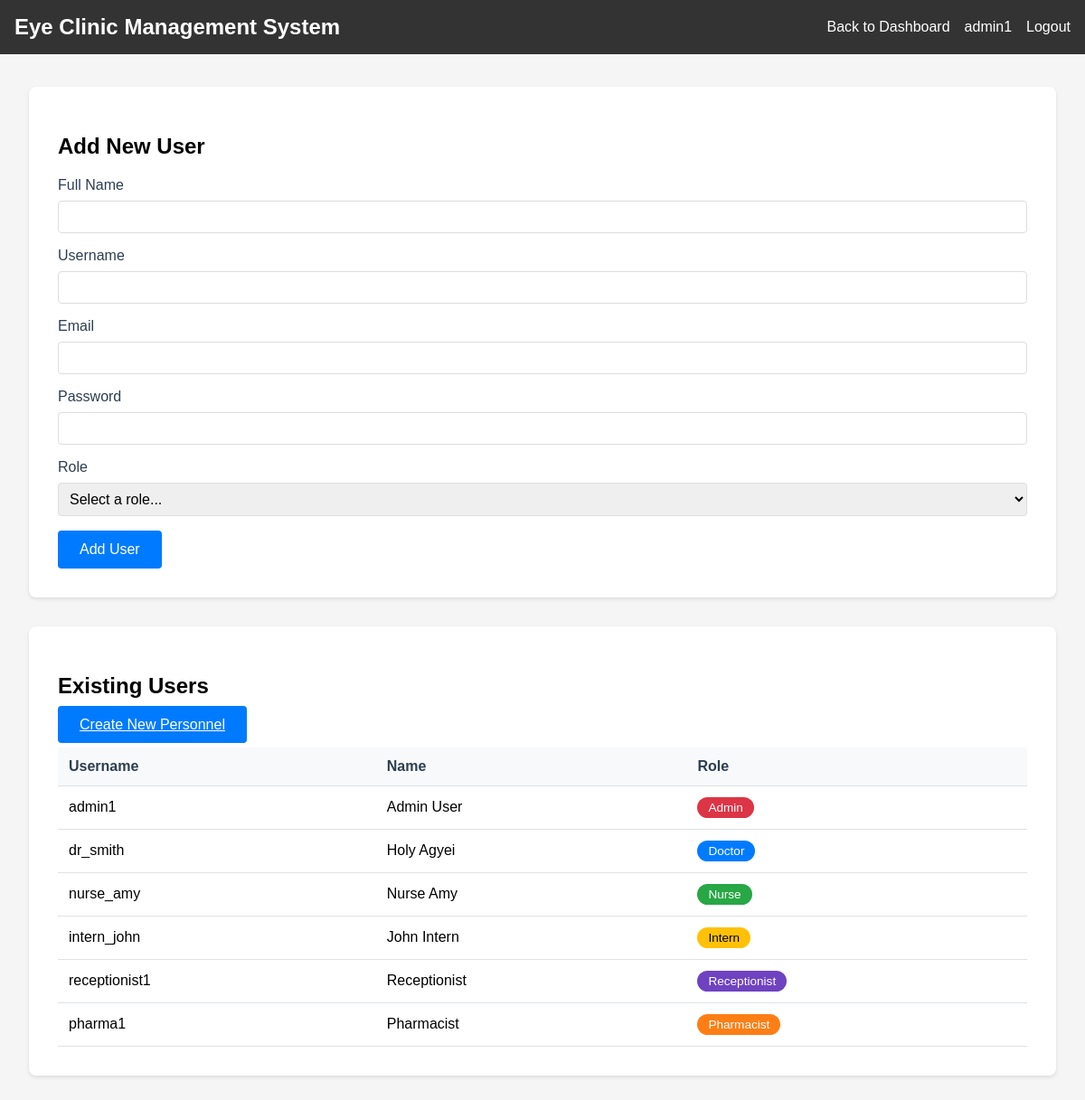
The app's page /manage_users (signed in) with its own data.
### models.py (models this page shows, shortened)
class User(db.Model):
    id = db.Column(db.Integer, primary_key=True)
    username = db.Column(db.String(80), unique=True, nullable=False)
    email = db.Column(db.String(120), unique=True, nullable=False)
    password_hash = db.Column(db.String(120), nullable=False)
    role = db.Column(db.String(80), nullable=False)
    name = db.Column(db.String(120))
    status = db.Column(db.String(20), default='active')
    last_login = db.Column(db.DateTime, default=lambda: datetime.now(timezone.utc))
    custom_permissions = db.Column(db.String(500))  # Store tab permissions as comma-separated string
    created_at = db.Column(db.DateTime, default=lambda: datetime.now(timezone.utc))
    updated_at = db.Column(db.DateTime, default=lambda: datetime.now(timezone.utc), onupdate=lambda: datetime.now(timezone.utc))

### app.py (the view, shortened to what this page needs)
@app.route('/manage_users', methods=['GET', 'POST'])
@login_required
@admin_required
def manage_users():
    return render_template('manage_users.html',
                         username=session['username'],
                         role=session['role'],
                         users=User.query.all(),
                         available_roles=AVAILABLE_ROLES)

### app.py (called while the page is built)
def login_required(f):
    @wraps(f)
    def decorated_function(*args, **kwargs):
        if 'username' not in session:
            flash('Please log in first.')
            return redirect(url_for('login'))
        return f(*args, **kwargs)
    return decorated_function

def admin_required(f):
    @wraps(f)
    def decorated_function(*args, **kwargs):
        if 'role' not in session or session['role'] != 'Admin':
            flash('Admin access required.')
            return redirect(url_for('dashboard'))
        return f(*args, **kwargs)
    return decorated_function

### templates/manage_users.html (shortened to what this page needs)
<!DOCTYPE html>
<html lang="en">
<head>
</head>
<body>
    <div class="navbar">
        <div>
            <h2 style="margin: 0;">Eye Clinic Management System</h2>
        </div>
        <div style="display: flex; align-items: center; gap: 1rem;">
            <a href="{{ url_for('dashboard') }}">Back to Dashboard</a>
            <span>{{ username }}</span>
            <a href="{{ url_for('logout') }}">Logout</a>
        </div>
    </div>
    <div class="main-content">
        <div class="card">
            <h2>Add New User</h2>
            <form method="POST">
                <div class="form-group">
                    <label for="name">Full Name</label>
                    <input type="text" id="name" name="name" class="form-control" required>
                </div>
                <div class="form-group">
                    <label for="username">Username</label>
                    <input type="text" id="username" name="username" class="form-control" required>
                </div>
                <div class="form-group">
                    <label for="email">Email</label>
                    <input type="email" id="email" name="email" class="form-control" required>
                </div>
                <div class="form-group">
                    <label for="password">Password</label>
                    <input type="password" id="password" name="password" class="form-control" required>
                </div>
                <div class="form-group">
                    <label for="role">Role</label>
                    <select id="role" name="role" class="form-control" required>
                        <option value="">Select a role...</option>
                    </select>
                </div>
                <button type="submit" class="btn btn-primary">Add User</button>
            </form>
        </div>
        <div class="card">
            <h2>Existing Users</h2>
            <div style="margin-bottom: 1rem;">
                <a href="{{ url_for('create_personnel') }}" class="btn btn-primary">Create New Personnel</a>
            </div>
            <table class="users-table">
                <thead>
                    <tr>
                        <th>Username</th>
                        <th>Name</th>
                        <th>Role</th>
                    </tr>
                </thead>
                <tbody>
                    {% for user in users %}
                        <tr>
                            <td>{{ user.username }}</td>
                            <td>{{ user.name if user.name else 'N/A' }}</td>
                            <td><span class="role-badge role-{{ user.role }}">{{ user.role }}</span></td>
                        </tr>
                    {% endfor %}
                </tbody>
            </table>
        </div>
    </div>
</body>
</html>

### templates/manage_users.html (style rules this page uses)
body { font-family: Arial, sans-serif; margin: 0; padding: 0; background-color: #f5f5f5; }
.navbar { background-color: #333; padding: 1rem; color: white; display: flex; justify-content: space-between; align-items: center; position: fixed; top: 0; left: 0; right: 0; z-index: 1000; }
.navbar a { color: white; text-decoration: none; }
.main-content { margin-top: 4rem; padding: 2rem; max-width: 1200px; margin-left: auto; margin-right: auto; }
.card { background-color: white; padding: 2rem; border-radius: 8px; box-shadow: 0 2px 4px rgba(0, 0, 0, 0.1); margin-bottom: 2rem; }
.form-group { margin-bottom: 1rem; }
.form-group label { display: block; margin-bottom: 0.5rem; font-weight: 500; color: #2c3e50; }
.form-control { width: 100%; padding: 0.5rem; border: 1px solid #ddd; border-radius: 4px; font-size: 1rem; box-sizing: border-box; }
.btn { padding: 0.75rem 1.5rem; border: none; border-radius: 4px; font-size: 1rem; font-weight: 500; cursor: pointer; transition: all 0.2s; }
.btn-primary { background-color: #007bff; color: white; }
.users-table { width: 100%; border-collapse: collapse; margin-top: 1rem; }
.users-table th, .users-table td { padding: 0.75rem; text-align: left; border-bottom: 1px solid #dee2e6; }
.users-table th { background-color: #f8f9fa; font-weight: 600; color: #2c3e50; }
.role-badge { display: inline-block; padding: 0.25rem 0.75rem; border-radius: 20px; font-size: 0.85rem; font-weight: 500; }
.role-Admin { background-color: #dc3545; color: white; }
.role-Doctor { background-color: #007bff; color: white; }
.role-Nurse { background-color: #28a745; color: white; }
.role-Intern { background-color: #ffc107; color: black; }
.role-Receptionist { background-color: #6f42c1; color: white; }
.role-Pharmacist { background-color: #fd7e14; color: white; }

### records on screen
User: username "admin1", name "Admin User", role "Admin"
User: username "dr_smith", name "Holy Agyei", role "Doctor"
User: username "nurse_amy", name "Nurse Amy", role "Nurse"
User: username "intern_john", name "John Intern", role "Intern"
User: username "receptionist1", name "Receptionist", role "Receptionist"
User: username "pharma1", name "Pharmacist", role "Pharmacist"
